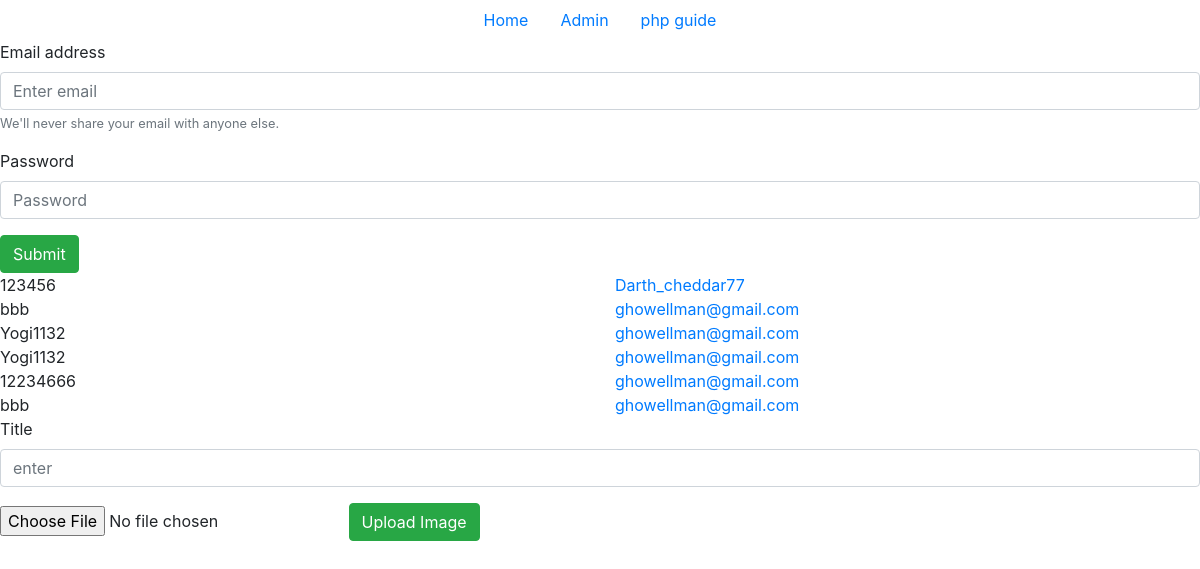
The page / on the database its author committed.
### tables this page shows
CREATE TABLE IF NOT EXISTS `users` (
  `id` int(11) unsigned NOT NULL AUTO_INCREMENT,
  `created_at` datetime NOT NULL DEFAULT current_timestamp(),
  `updated_at` datetime NOT NULL DEFAULT current_timestamp() ON UPDATE current_timestamp(),
  `password` varchar(512) NOT NULL,
  `email` varchar(128) NOT NULL,
  `notes` mediumtext DEFAULT NULL,
  PRIMARY KEY (`id`)
);

### index.php (the view, shortened to what this page needs)
<?php
include "connection.php";
$sql = "SELECT * FROM users";
$statement = $connection->prepare($sql);
$statement->execute();
$users = $statement->fetchALL();
?>
<!DOCTYPE html>
<html lang="en">
<head>
  <link rel="stylesheet" href="https://stackpath.bootstrapcdn.com/bootstrap/4.3.1/css/bootstrap.min.css">
</head>
<body>
<?php include 'nav.php'; ?>
  <form method="POST" action="">
    <div class="form-group">
      <label for="email">Email address</label>
      <input type="email" name="email" class="form-control" id="email" aria-describedby="emailHelp" placeholder="Enter email" required>
      <small id="emailHelp" class="form-text text-muted">We'll never share your email with anyone else.</small>
    </div>
    <div class="form-group">
      <label for="password">Password</label>
      <input type="password" class="form-control" id="password" name="password" placeholder="Password">
    </div>
    <button type="submit" class="btn btn-success" name="submit">Submit</button>
  </form>
  <?php
  if ($users && $statement->rowCount() > 0) {
    foreach ($users as $user) { ?>
      <div class="row">
        <div class="col">
          <?php echo $user['password']; ?>
    </div>
    <div class="col">
       <a href="update.php?id=<?php echo $user['id']; ?> "><?php echo $user['email']; ?></a>
  </div>
    </div>
        <?php
      }
    }
    ?>
<form method="POST" enctype="multipart/form-data">
<div class="form-group" >
    <label for="title">Title</label>
    <input type="text" class="form-control" id="title" name="title" aria-describedby="emailHelp"
  placeholder="enter">
  </div>
  <input type="file" name="myimage" id="myimage" accept=".png, .jpg, .kpeg, .svg">
  <button type="submit" class="btn btn-success" name="img">Upload Image</button>
</form>
</body>
</html>

### nav.php (shortened to what this page needs)
<ul class="nav justify-content-center">
  <li class="nav-item">
    <a class="nav-link active" href="index.php">Home</a>
  </li>
  <li class="nav-item">
    <a class="nav-link" href="admin.php">Admin</a>
  </li>
  <li class="nav-item">
    <a class="nav-link" href="php.php">php guide</a>
  </li>
</ul>

### rows shown on the page
users: password "123456", email "Darth_cheddar77"
users: password "bbb", email "ghowellman@gmail.com"
users: password "Yogi1132", email "ghowellman@gmail.com"
users: password "Yogi1132", email "ghowellman@gmail.com"
users: password "12234666", email "ghowellman@gmail.com"
users: password "bbb", email "ghowellman@gmail.com"
